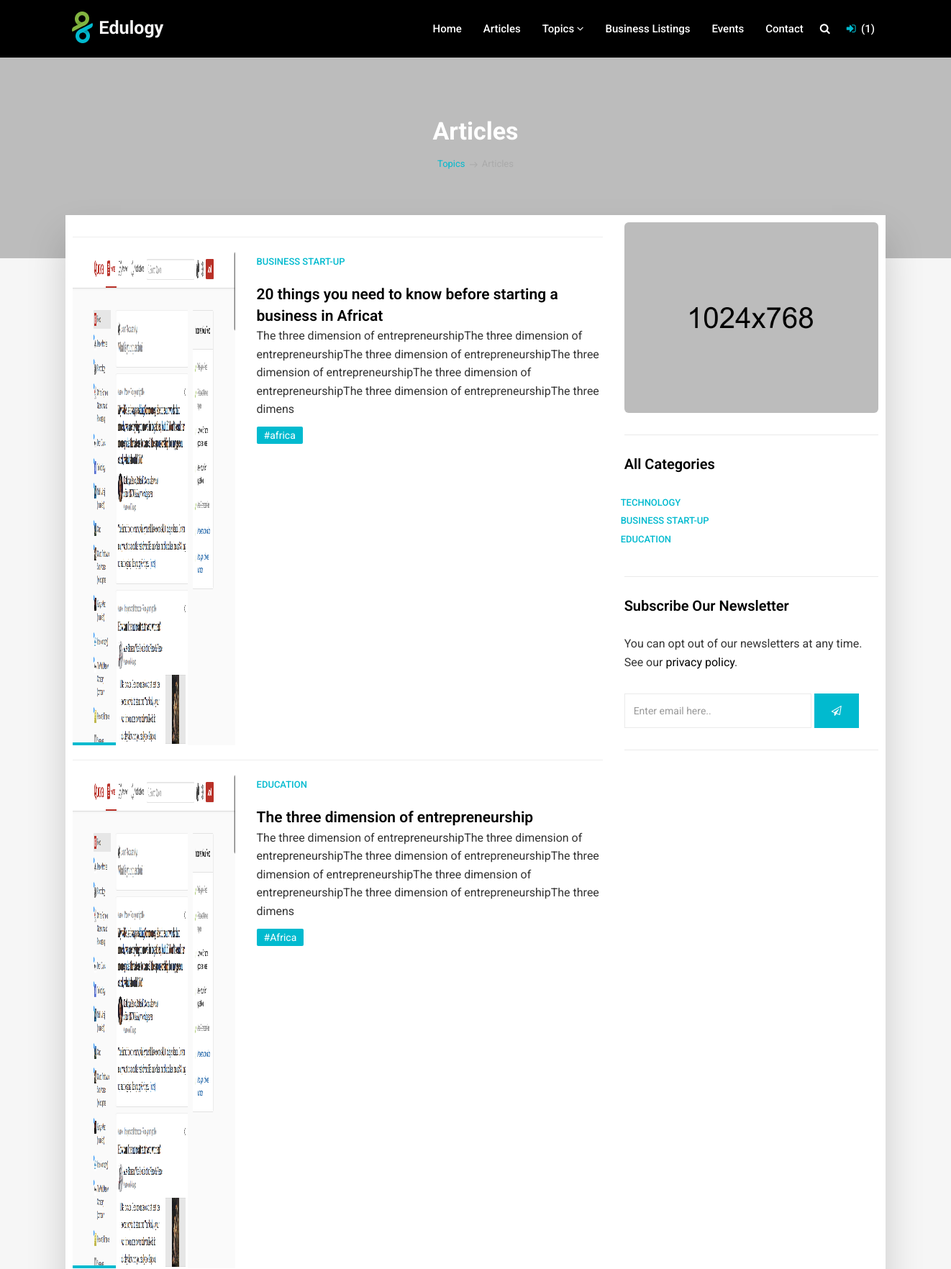
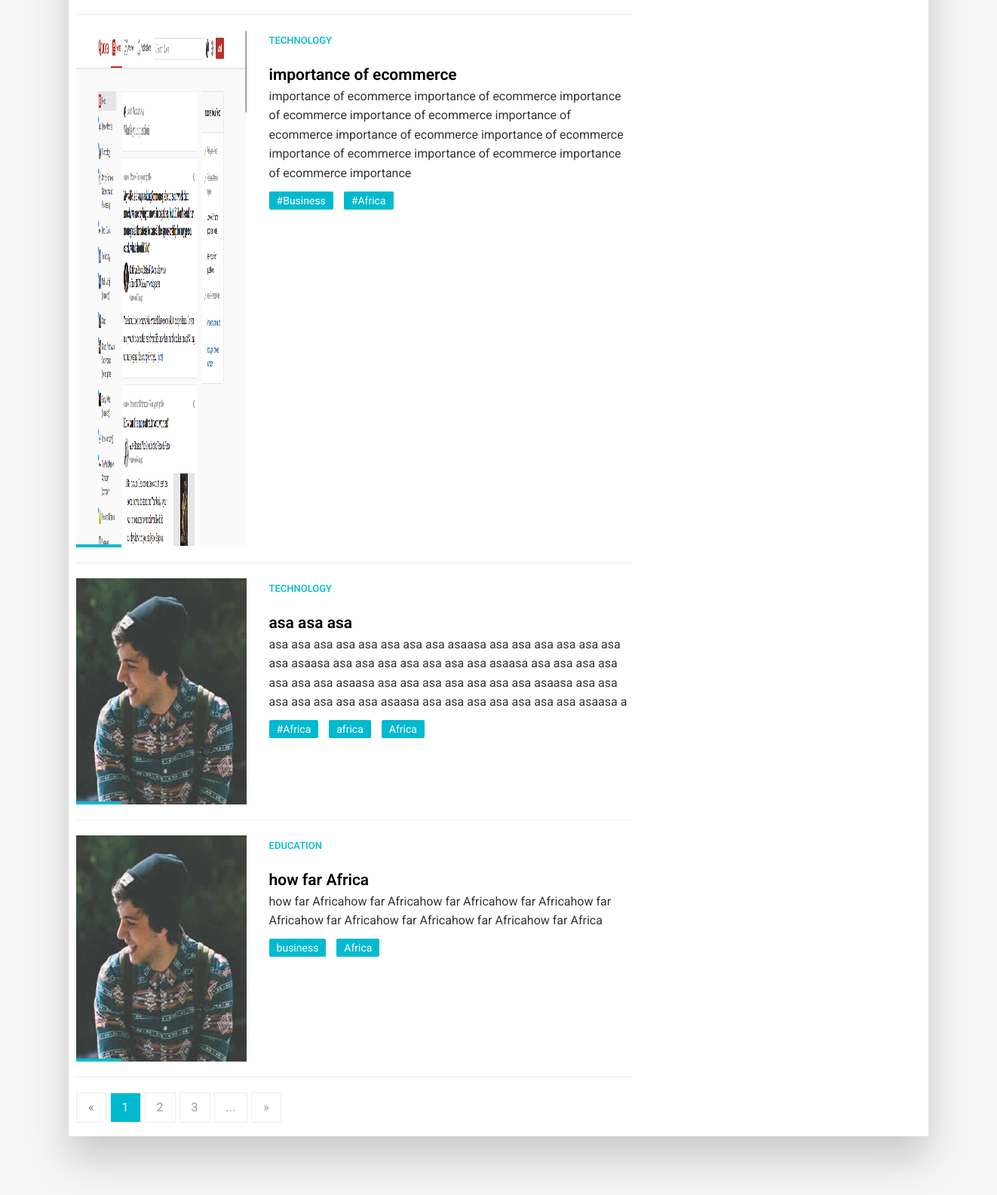
The app's page /articles/ (upper part) with its own data (2 pictures, top to bottom).
### Article/models.py (models this page shows, shortened)
class Article(models.Model):
    category = models.ForeignKey(Category,on_delete=models.CASCADE, default=1,)
    preview_image = models.ImageField(upload_to='upload/',blank=True)
    tags = TaggableManager()
    title = models.CharField(max_length=100)
    slug = models.SlugField(max_length=250, unique=True)
    summary = models.TextField(max_length=250, blank=True)
    title_body1 = models.TextField(max_length=1000, blank=True)
    title_body2 = models.TextField(max_length=1000, blank=True)
    title_body3 = models.TextField(max_length=1000, blank=True)
    sub1 = models.CharField(max_length=200, blank=True)
    sub1_child1 = models.CharField(max_length=500, blank=True)
    sub1_child1_body = models.TextField(max_length=1000, blank=True)
    sub1_child1_image = models.ImageField(upload_to='upload',blank=True)
    sub1_child2 = models.CharField(max_length=500, blank=True)
    sub1_child2_body = models.TextField(max_length=1000, blank=True)
    sub1_child2_image = models.ImageField(upload_to='upload', blank=True)
    sub1_child3 = models.CharField(max_length=500, blank=True)
    sub1_child3_body = models.TextField(max_length=1000, blank=True)
    sub1_child3_image = models.ImageField(upload_to='upload', blank=True)
    sub1_child4 = models.CharField(max_length=500, blank=True)
    sub1_child4_body = models.TextField(max_length=1000, blank=True)
    sub1_child4_image = models.ImageField(upload_to='upload', blank=True)
    sub1_child5 = models.CharField(max_length=500, blank=True)
    sub1_child5_body = models.TextField(max_length=1000, blank=True)
    sub1_child5_image = models.ImageField(upload_to='upload', blank=True)
    blockquote1 = models.TextField(max_length=500, blank=True)
    sub2 = models.CharField(max_length=200, blank=True)
    sub2_child1 = models.CharField(max_length=500, blank=True)
    sub2_child1_body = models.TextField(max_length=1000, blank=True)
    sub2_child1_image = models.ImageField(upload_to='upload', blank=True)
    sub2_child2 = models.CharField(max_length=500, blank=True)
    sub2_child2_body = models.TextField(max_length=1000, blank=True)
    sub2_child2_image = models.ImageField(upload_to='upload', blank=True)
    sub2_child3 = models.CharField(max_length=500, blank=True)
    sub2_child3_body = models.TextField(max_length=1000, blank=True)
    sub2_child3_image = models.ImageField(upload_to='upload', blank=True)
    sub2_child4 = models.CharField(max_length=500, blank=True)
    sub2_child4_body = models.TextField(max_length=1000, blank=True)
    sub2_child4_image = models.ImageField(upload_to='upload', blank=True)
    sub2_child5 = models.CharField(max_length=500, blank=True)
    sub2_child5_body = models.TextField(max_length=1000, blank=True)
    sub2_child5_image = models.ImageField(upload_to='upload', blank=True)
    blockquote2 = models.TextField(max_length=500, blank=True)
    sub3 = models.CharField(max_length=200, blank=True)
    sub3_child1 = models.CharField(max_length=500, blank=True)
    sub3_child1_body = models.TextField(max_length=1000, blank=True)
    sub3_child1_image = models.ImageField(upload_to='upload', blank=True)
    sub3_child2 = models.CharField(max_length=500, blank=True)
    sub3_child2_body = models.TextField(max_length=1000, blank=True)
    sub3_child2_image = models.ImageField(upload_to='upload', blank=True)
    sub3_child3 = models.CharField(max_length=500, blank=True)
    sub3_child3_body = models.TextField(max_length=1000, blank=True)
    sub3_child3_image = models.ImageField(upload_to='upload', blank=True)
    sub3_child4 = models.CharField(max_length=500, blank=True)
    sub3_child4_body = models.TextField(max_length=1000, blank=True)
    sub3_child4_image = models.ImageField(upload_to='upload', blank=True)
    sub3_child5 = models.CharField(max_length=500, blank=True)
    sub3_child5_body = models.TextField(max_length=1000, blank=True)
    sub3_child5_image = models.ImageField(upload_to='upload', blank=True)
    blockquote3 = models.TextField(max_length=500, blank=True)
    sub4 = models.CharField(max_length=200, blank=True)
    sub4_child1 = models.CharField(max_length=500, blank=True)
    sub4_child1_body = models.TextField(max_length=1000, blank=True)
    sub4_child1_image = models.ImageField(upload_to='upload', blank=True)
    sub4_child2 = models.CharField(max_length=500, blank=True)
    sub4_child2_body = models.TextField(max_length=1000, blank=True)
    sub4_child2_image = models.ImageField(upload_to='upload', blank=True)
    sub4_child3 = models.CharField(max_length=500, blank=True)
    sub4_child3_body = models.TextField(max_length=1000, blank=True)
    sub4_child3_image = models.ImageField(upload_to='upload', blank=True)
    sub4_child4 = models.CharField(max_length=500, blank=True)
    sub4_child4_body = models.TextField(max_length=1000, blank=True)
    sub4_child4_image = models.ImageField(upload_to='upload', blank=True)
    sub4_child5 = models.CharField(max_length=500, blank=True)
    sub4_child5_body = models.TextField(max_length=1000, blank=True)
    sub4_child5_image = models.ImageField(upload_to='upload', blank=True)
    blockquote4 = models.TextField(max_length=500, blank=True)
    sub5 = models.CharField(max_length=200, blank=True)
    sub5_child1 = models.CharField(max_length=500, blank=True)
    sub5_child1_body = models.TextField(max_length=1000, blank=True)
    sub5_child1_image = models.ImageField(upload_to='upload', blank=True)
    sub5_child2 = models.CharField(max_length=500, blank=True)
    sub5_child2_body = models.TextField(max_length=1000, blank=True)
    sub5_child2_image = models.ImageField(upload_to='upload', blank=True)
    sub5_child3 = models.CharField(max_length=500, blank=True)
    sub5_child3_body = models.TextField(max_length=1000, blank=True)
    sub5_child3_image = models.ImageField(upload_to='upload', blank=True)
    sub5_child4 = models.CharField(max_length=500, blank=True)
    sub5_child4_body = models.TextField(max_length=1000, blank=True)
    sub5_child4_image = models.ImageField(upload_to='upload', blank=True)
    sub5_child5 = models.CharField(max_length=500, blank=True)
    sub5_child5_body = models.TextField(max_length=1000, blank=True)
    sub5_child5_image = models.ImageField(upload_to='upload', blank=True)
    blockquote5 = models.TextField(max_length=500, blank=True)
    pub_date = models.DateTimeField(auto_now_add=True)

class Category(models.Model):
    name = models.CharField(max_length=250, blank=True)
    slug = models.SlugField(max_length=250)
    class Meta:
        ordering =['name']
        verbose_name = 'category'
    def get_absolute_url(self):
        return reverse('category_list', args=[self.slug])
    def __str__(self):
        return self.name

### Article/views.py (the view)
# urls.py: path('articles/',views.Articles_list, name='articles_list'),
def Articles_list(request):
    instance= Article.objects.all()
    categories = Category.objects.all()
    content ={
        'instance':instance,
        'categories':categories,
    }
    return render(request,'blog/article_list.html',content)

### templates/blog/article_list.html (shortened to what this page needs)
{% extends 'base.html' %}
{% load static %}
{% load thumbnail %}
{% block content %}
        <section class="section db p120" style="background-image:url('{% static 'upload/parallax_01.jpeg' %}');>
            <div class="container">
                <div class="row">
                    <div class="col-md-12">
                        <div class="tagline-message page-title text-center">
                            <h3>Articles</h3>
                            <ul class="breadcrumb">
                                <li><a href="javascript:void(0)">Topics</a></li>
                                <li class="active">Articles </li>
                            </ul>
                        </div>
                    </div>
                </div>
            </div>
        <section class="section gb nopadtop">
            <div class="container">
                <div class="boxed">
                    <div class="row">
                        <div class="col-md-8">
<hr>
                                {% for Article in instance %}
                             <div class="row">
                            <div class="col-md-4 hidden-sm hidden-xs">
                              <div class="image-wrap entry">
                                 {% thumbnail Article.preview_image "250x250" crop="center" as im %}
                                <img src="{{ im.url }}" width="{{ im.width }}" height="{{ im.height }}">
                                {% endthumbnail %}
                              </div>
                            </div>
                            <div class="col-md-8">
                                <div class="blog-wrapper clearfix">
                                            <div class="blog-meta">
                                                <small><a href="{{ Article.category.get_absolute_url }}">{{ Article.category }}</a></small>
                                            </div>
                                            <div class="blog-desc-big">
                                                <h1></h1> <a href="{% url 'detail' Article.id %}" class="lead">{{ Article.title}}</a></h1>
                                                    <p>
                                                    {{ Article.summary }}
                                                    </p>
                                                {% if Article.tags %}
                        <div class="widget clearfix">
                            <div class="tags-widget">
                                <ul class="list-inline">
                                    {% for tag in Article.tags.all %}
                                    <li><a href="{% url 'tagged' tag.slug%}">{{ tag.name}}</a></li>
                                    {% endfor %}
                                </ul>
                            </div>
                        </div>
                            {% endif %}
                                            </div>
                                        </div>
                            </div>
                               </div><hr>
                               {% endfor %}
                            <div class="row">
                                <div class="col-md-12">
                                    <ul class="pagination">
                                        <li class="disabled"><a href="javascript:void(0)">&laquo;</a></li>
                                        <li class="active"><a href="javascript:void(0)">1</a></li>
                                        <li><a href="javascript:void(0)">2</a></li>
                                        <li><a href="javascript:void(0)">3</a></li>
                                        <li><a href="javascript:void(0)">...</a></li>
                                        <li><a href="javascript:void(0)">&raquo;</a></li>
                                    </ul>
                                </div>
                            </div>
                        </div>
                        <div class="sidebar col-md-4">
                            <div class="widget clearfix">
                                <div class="banner-widget">
                                    <img src="upload/banner.jpeg" alt="" class="img-responsive img-rounded">
                                </div>
                            </div>
                           <div class="widget clearfix">
                                <h3 class="widget-title">All Categories</h3>
                                    <ul class="list-inline">
                                        {% for category in categories %}
                                           <div class="blog-meta">
                                               <li> <small><a href="{% url 'category_list' category.slug %}">{{category.name }}</a></small> </li>
                                            </div>
                                        {% endfor %}
                                    </ul>
                            </div>
                            <div class="widget clearfix">
                                <h3 class="widget-title">Subscribe Our Newsletter</h3>
                                <div class="newsletter-widget">
                                    <p>You can opt out of our newsletters at any time. See our <a href="#">privacy policy</a>.</p>
                                    <form class="form-inline" role="search">
                                        <div class="form-1">
                                            <input type="text" class="form-control" placeholder="Enter email here..">
                                            <button type="submit" class="btn btn-primary"><i class="fa fa-paper-plane-o"></i></button>
                                        </div>
                                    </form>
                                </div>
                            </div>
                        </div>
                    </div>
                </div>
            </div>
        </section>
{% endblock %}

### records on screen
Article: category "BUSINESS START-UP", title "20 things you need to know before starting a business in Africat", summary "The three dimension of entrepreneurshipThe three dimension of entrepreneurshipThe three dimension of entrepreneurshipThe three dimension of entrepreneurshipThe three dimension of entrepreneurshipThe three dimension of entrepreneurshipThe three dimens"
Tag: name "#africa"
Article: category "EDUCATION", title "The three dimension of entrepreneurship", summary "The three dimension of entrepreneurshipThe three dimension of entrepreneurshipThe three dimension of entrepreneurshipThe three dimension of entrepreneurshipThe three dimension of entrepreneurshipThe three dimension of entrepreneurshipThe three dimens"
Tag: name "#Africa"
Article: category "TECHNOLOGY", title "importance of ecommerce", summary "importance of ecommerce importance of ecommerce importance of ecommerce importance of ecommerce importance of ecommerce importance of ecommerce importance of ecommerce importance of ecommerce importance of ecommerce importance of ecommerce importance"
Tag: name "#Business"
Article: category "TECHNOLOGY", title "asa asa asa", summary "asa asa asa asa asa asa asa asa asaasa asa asa asa asa asa asa asa asaasa asa asa asa asa asa asa asa asaasa asa asa asa asa asa asa asa asaasa asa asa asa asa asa asa asa asaasa asa asa asa asa asa asa asa asaasa asa asa asa asa asa asa asa asaasa a"
Tag: name "africa"
Tag: name "Africa"
Article: category "EDUCATION", title "how far Africa", summary "how far Africahow far Africahow far Africahow far Africahow far Africahow far Africahow far Africahow far Africahow far Africa"
Tag: name "business"
Category: name "TECHNOLOGY"
Category: name "BUSINESS START-UP"
Category: name "EDUCATION"
